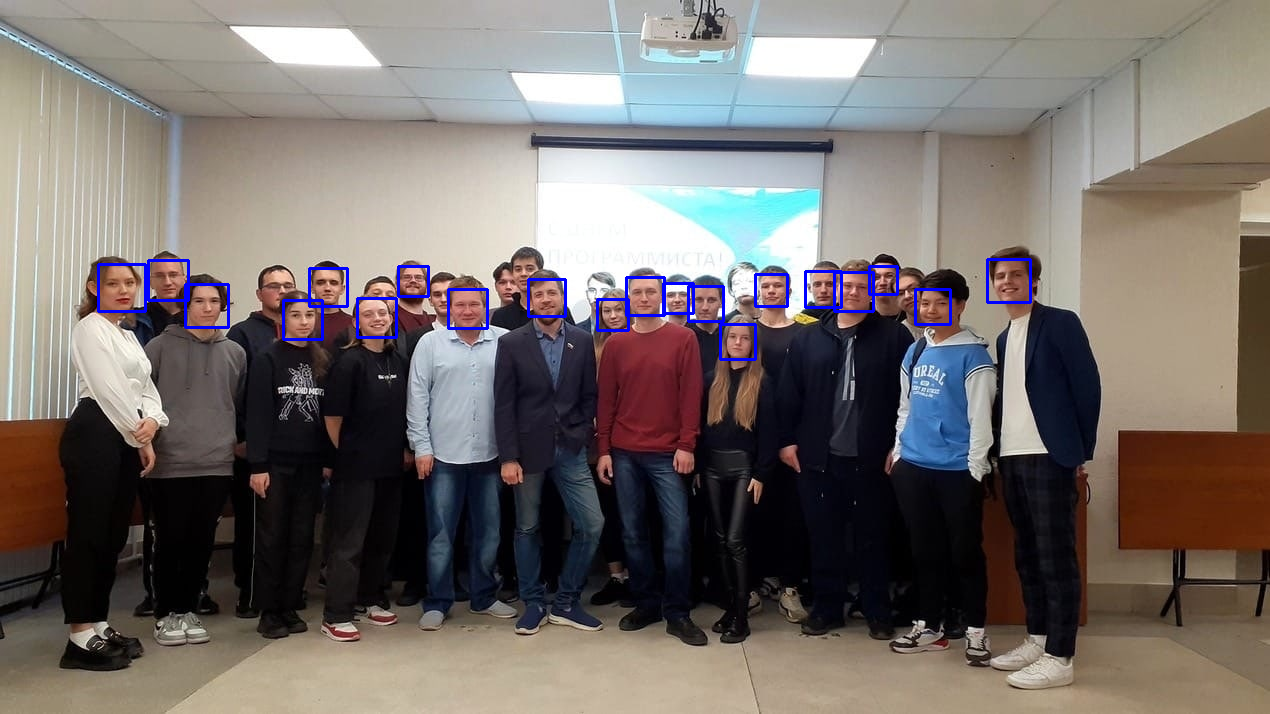
#> input picture photo.png, 1270 x 714 px
$ python -i facedetecter.py   (imports and definitions only)
#> lines starting #> are read from the running program, lines starting #| are printed output that depends on the picture; after the words box and inside, x2 and y2 are one past the last pixel; in counts of white or black regions, pixels touching at a corner belong together
import cv2

face_cascade = cv2.CascadeClassifier('haarcascade_frontalface_default.xml')
eyes_cascade = cv2.CascadeClassifier('haarcascade_eye.xml')
#smiles_cascade = cv2.CascadeClassifier('haarcascade_smile.xml')
plates_cascade = cv2.CascadeClassifier('haarcascade_russian_plate_number.xml')

def search_objects(file_path):
#> called with file_path = 'photo.png'
    img = cv2.imread(file_path)
#> img is the input picture: shape (714, 1270, 3); mean B, G, R 107.4, 110.4, 118
    gray = cv2.cvtColor(img, cv2.COLOR_BGR2GRAY)
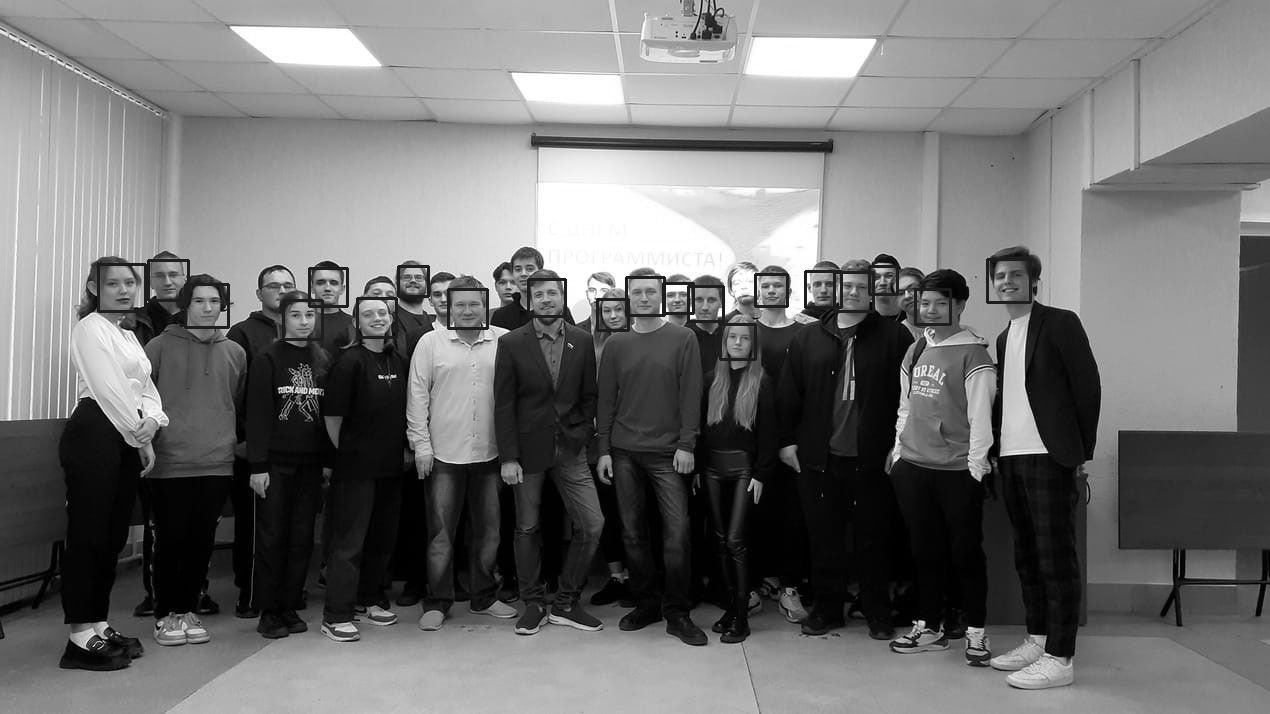
#> gray: shape (714, 1270); min 0, max 255, mean 112.3

    faces = face_cascade.detectMultiScale(gray, 1.2, 4)
#> faces = 17 rows, first 6: [398, 266, 30, 30], [869, 266, 28, 28], [808, 273, 31, 31], [598, 299, 30, 30], [722, 325, 32, 32], [147, 260, 41, 41]
    for (x, y, w, h) in faces:
        cv2.rectangle(img, (x, y), (x + w, y + h), (255, 0, 0), 2)

        face_gray = gray[y:y+h, x:x+w]
        face_color = img[y:y+h, x:x+w]

        eyes = eyes_cascade.detectMultiScale(face_gray, 1.2, 4)
        for (x, y, w, h) in eyes:
            cv2.rectangle(face_color, (x, y), (x + w, y + h), (0, 255, 0), 2)
#> this loop made 17 passes
#> pass 1, in search_objects, `face_gray = gray[y:y+h, x:x+w]`:
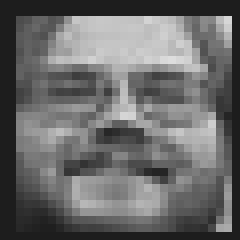
#> face_gray: shape (30, 30) (shown 8 times larger); min 29, max 221, mean 105.4
#> pass 1, in search_objects, `face_color = img[y:y+h, x:x+w]`:
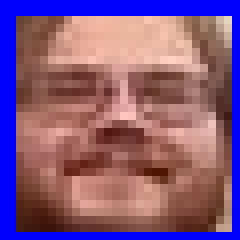
#> face_color: shape (30, 30, 3) (shown 8 times larger); mean B, G, R 126.8, 88.3, 130.8
#> pass 2, in search_objects, `face_color = img[y:y+h, x:x+w]`:
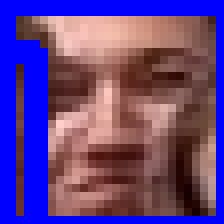
#> face_color: shape (28, 28, 3) (shown 8 times larger); mean B, G, R 134, 65.5, 98.6
#> after the loop:
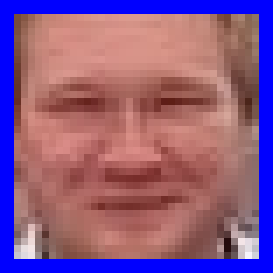
#> face_color: shape (39, 39, 3) (shown 7 times larger); mean B, G, R 132.7, 89.3, 137.9
#> after the loop:
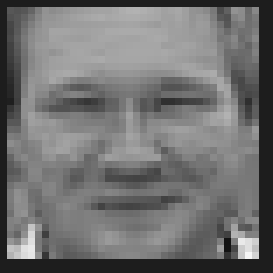
#> face_gray: shape (39, 39) (shown 7 times larger); min 18, max 245, mean 113
#> after the loop:
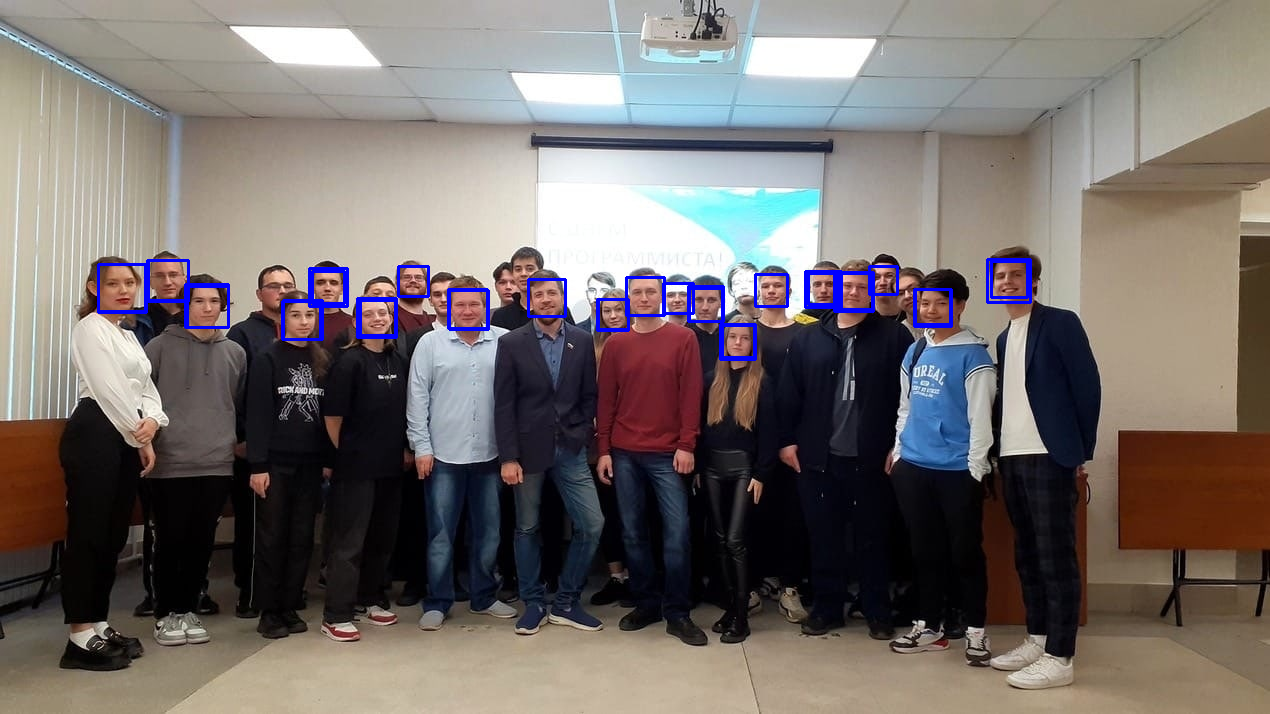
#> img: shape (714, 1270, 3); 0.28% of pixels changed, all inside (x1, y1, x2, y2) = (97, 259, 1029, 358)


    plates = plates_cascade.detectMultiScale(gray, 1.2, 4)
#> plates = ()
    for (x, y, w, h) in plates:
        cv2.rectangle(img, (x, y), (x + w, y + h), (255, 255, 0), 2)
#> this loop made 0 passes

    cv2.imwrite(file_path, img)

    return open(file_path, "rb")

>>> result = search_objects('photo.png')
